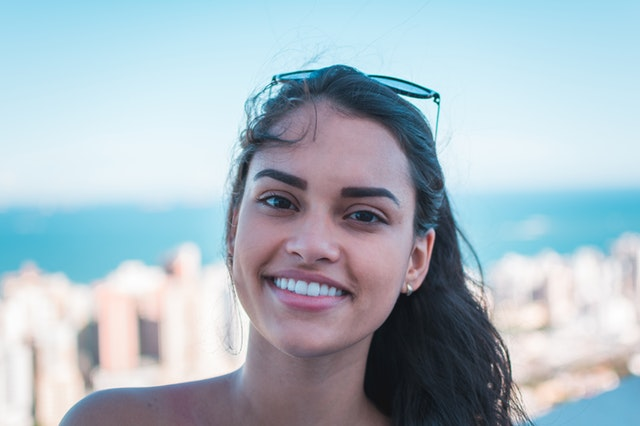
#> input picture OpenCV_2/codes/test_images/smile.jpg, 640 x 426 px, found by its file name
$ python smile_detection_from_images.py
#> lines starting #> are read from the running program, lines starting #| are printed output that depends on the picture; after the words box and inside, x2 and y2 are one past the last pixel; in counts of white or black regions, pixels touching at a corner belong together
import cv2

img_path = r'test_images\smile.jpg'
face_cascade_path = r'haarcascades\haarcascade_frontalface_default.xml'
smile_cascade_path = r'haarcascades\haarcascade_smile.xml'
winName = r'Smile Cascade'

img = cv2.imread(img_path)
#> img is the input picture: shape (426, 640, 3); mean B, G, R 195.2, 185.1, 169.2
gray = cv2.cvtColor(img, cv2.COLOR_BGR2GRAY)
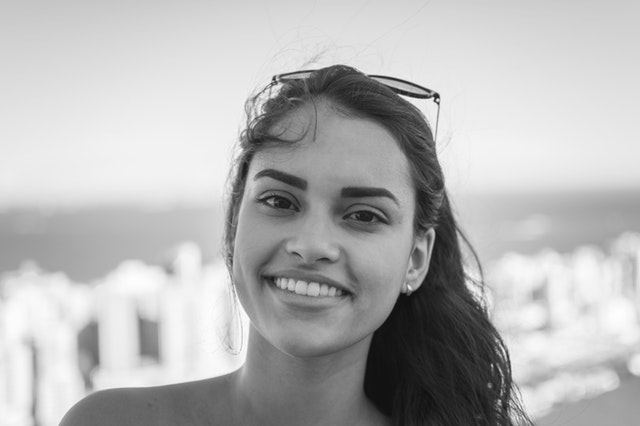
#> gray: shape (426, 640); min 12, max 255, mean 181.5

face_cascade = cv2.CascadeClassifier(face_cascade_path)
face = face_cascade.detectMultiScale(gray, scaleFactor=1.3, minNeighbors=5)
#> face = [[201, 117, 229, 229]]

for (x, y, w, h) in face:
    cv2.rectangle(img, (x, y), (x+w, y+h), (255, 0, 255), 2)

    roi_img = img[y:y+h, x:x+w]
    roi_gray = gray[y:y+h, x:x+w]

    smile_cascade = cv2.CascadeClassifier(smile_cascade_path)
    smile = smile_cascade.detectMultiScale(roi_gray, scaleFactor=1.5, minNeighbors=5)

    for (sx, sy, sw, sh) in smile:
        cv2.rectangle(roi_img, (sx, sy), (sx + sw, sy + sh), (0, 255, 0), 2)
#> this loop made 1 pass
#> (x, y, w, h, smile) on pass 1: (201, 117, 229, 229, [[46, 142, 122, 61]])
#> pass 1, `roi_img = img[y:y+h, x:x+w]`:
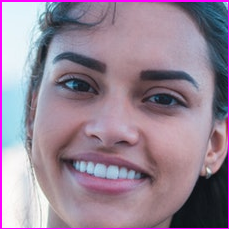
#> roi_img: shape (229, 229, 3); mean B, G, R 150.3, 132.9, 151.5
#> pass 1, `roi_gray = gray[y:y+h, x:x+w]`:
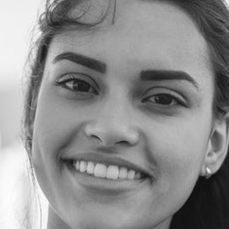
#> roi_gray: shape (229, 229); min 12, max 255, mean 141.7
#> after the loop:
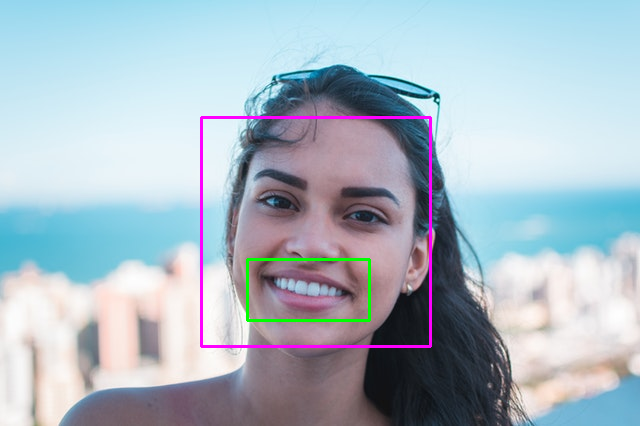
#> img: shape (426, 640, 3); 1.41% of pixels changed, all inside (x1, y1, x2, y2) = (200, 116, 432, 348)
#> after the loop:
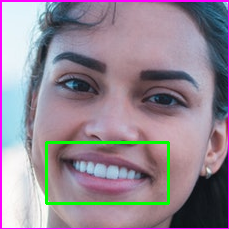
#> roi_img: shape (229, 229, 3); 2.09% of pixels changed, all inside (x1, y1, x2, y2) = (45, 141, 170, 205)

cv2.imshow(winName, img)
cv2.waitKey(0)
cv2.destroyAllWindows()
